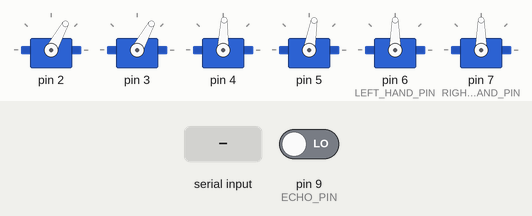
A sketch run on a simulated Arduino Nano, built with avr-gcc and run on an emulated ATmega328P. Shown: 6 × servo. The test bench sets the inputs (shaded band); at power-on: pin 9 (ECHO_PIN) LOW.

Above: at 1.7 s.
1.8 s: "FW 1\n" received over Serial
At 2.99 s:
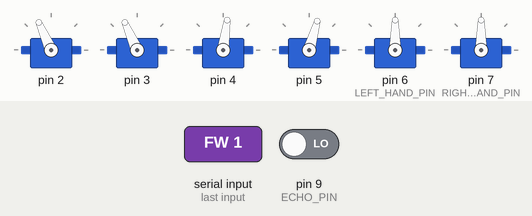
4.8 s: "FW 150\n" received over Serial
At 5.28 s:
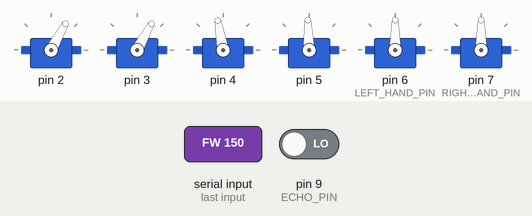
Timing chart, 0 to 16.8 s (numbered marks = the images above; inputs shaded):
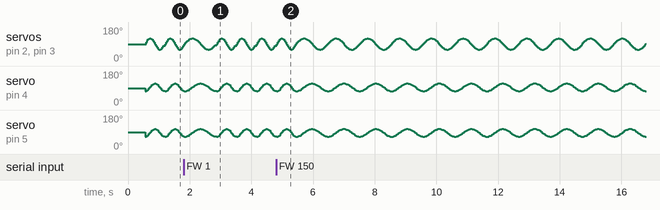

The sketch:

robot_cmd.ino
```cpp
/*
 * ============================================================
 *  RoboMate LH-星行 — 四舵机人形机器人（基于 Otto9 库）
 *  默认行为：自动前进巡航，遇障 → 摆臂太空步 → 左转避障
 * ============================================================
 *
 * 【平台契约】
 *   - 主控: ATmega328P (Arduino Nano/Uno, 16MHz, 5V)
 *   - Bootloader: STK500v1 (Optiboot)
 *   - 运行串口: 115200 baud, 8N1
 *   - 指令协议: {大写指令} [参数] + 换行符 '\n'
 *   - 空闲时【不得】向串口持续输出数据
 *
 * 【指令集】
 *   FW    1~20  前进 N 步
 *   BW    1~20  后退 N 步
 *   LT    1~20  左转 N 步
 *   RT    1~20  右转 N 步
 *   MW    -     太空步
 *   FLAP  1~20  摆动手臂 N 下
 *   SWING 1~20  扭屁股 / 左右摇摆 N 下
 *   WAVE  -     打招呼（双手挥动）
 *   HOME  -     归中/停止
 *   STOP  -     停止
 *
 * 【默认行为（无指令时）】
 *   持续前进；每步前超声波测距，若前方 < 20cm：
 *     摆动手臂 → 太空步 → 左转 → 恢复前进
 * ============================================================
 */

#include <Otto9.h>
#include <Servo.h>

Otto9 otto1;

#define MAX_STEPS 20
#define ECHO_CMD  0

// 超声波引脚（Otto9 init 里已配置，这里单独声明用于手动测距）
const int TRIG_PIN = 8;
const int ECHO_PIN = 9;

// 手舵机：Otto9 库本身只有 4 个舵机（腿+脚），没有"手"。
// 手额外接到 6、7 口，用 Servo.h 单独驱动。
const int LEFT_HAND_PIN  = 6;
const int RIGHT_HAND_PIN = 7;
Servo leftHand;
Servo rightHand;

// ============================================================
//  初始化
// ============================================================
void setup() {
    Serial.begin(115200);
    // 组装手册：D2 左腿，D3 右腿，D4 左脚，D5 右脚
    otto1.init(2, 3, 4, 5, true, A6, 13, 8, 9);
    otto1.home();

    // 手舵机：接入并归中（90°）
    leftHand.attach(LEFT_HAND_PIN);
    rightHand.attach(RIGHT_HAND_PIN);
    leftHand.write(90);
    rightHand.write(90);
}

// ============================================================
//  主循环：串口指令优先，空闲时自动前进 + 避障
// ============================================================
void loop() {
    // 1) 串口指令优先处理
    if (Serial.available()) {
        String line = Serial.readStringUntil('\n');
        line.trim();
        if (line.length() > 0) {
#if ECHO_CMD
            Serial.print("[星行] "); Serial.println(line);
#endif
            handleCommand(line);
        }
    }
    // 2) 空闲时默认前进 + 避障
    else {
        cruiseForward();
    }
}

// ============================================================
//  指令解析与分发
// ============================================================
void handleCommand(String line) {
    line.toUpperCase();

    String cmd = line;
    int steps = 1;
    int sp = line.indexOf(' ');
    if (sp > 0) {
        cmd = line.substring(0, sp);
        steps = line.substring(sp + 1).toInt();
    }

    if (steps < 1) steps = 1;
    if (steps > MAX_STEPS) steps = MAX_STEPS;

    if      (cmd == "FW")    otto1.walk(steps, 1000, FORWARD);
    else if (cmd == "BW")    otto1.walk(steps, 1000, BACKWARD);
    else if (cmd == "LT")    otto1.turn(steps, 2000, LEFT);
    else if (cmd == "RT")    otto1.turn(steps, 2000, RIGHT);
    else if (cmd == "MW")    otto1.moonwalker(1, 1000, 25, RIGHT);
    else if (cmd == "FLAP")  otto1.flapping(steps, 1000, 20, 1);
    else if (cmd == "SWING") otto1.swing(steps, 1000, 20);
    else if (cmd == "WAVE")  waveGesture();
    else if (cmd == "HOME")  otto1.home();
    else if (cmd == "STOP")  otto1.home();
}

// ============================================================
//  打招呼：双手同时挥动（左手 D6，右手 D7）
//  左右手按镜像角度动作：左手 30/120，右手 150/60。
// ============================================================
void waveGesture() {
    leftHand.write(30);              // 左手抬起
    rightHand.write(150);            // 右手抬起
    delay(300);

    for (int i = 0; i < 4; i++) {    // 双手同时左右挥动 4 下
        leftHand.write((i % 2 == 0) ? 120 : 30);
        rightHand.write((i % 2 == 0) ? 60 : 150);
        delay(180);
    }

    leftHand.write(90);              // 左手归中
    rightHand.write(90);             // 右手归中
    delay(200);
}

// ============================================================
//  超声波测距（直接操作引脚，不依赖 Otto9 内部）
// ============================================================
int getDistance() {
    digitalWrite(TRIG_PIN, LOW);  delayMicroseconds(2);
    digitalWrite(TRIG_PIN, HIGH); delayMicroseconds(10);
    digitalWrite(TRIG_PIN, LOW);
    long dur = pulseIn(ECHO_PIN, HIGH, 30000);
    if (dur == 0) return 999;
    return (int)(dur * 0.034 / 2);
}

// ============================================================
//  默认前进 + 避障
//   每步前测距：< 20cm → 摆臂 → 太空步 → 左转；否则前进一步
// ============================================================
void cruiseForward() {
    int d = getDistance();

    if (d > 0 && d < 20) {
        // 遇障：挥手（真正的手舵机）→ 太空步 → 左转
        waveGesture();
        otto1.moonwalker(2, 800, 25, 1);
        otto1.turn(2, 2000, LEFT);
    } else {
        // 无障碍：前进一步
        otto1.walk(1, 600, FORWARD);
    }
}
```
